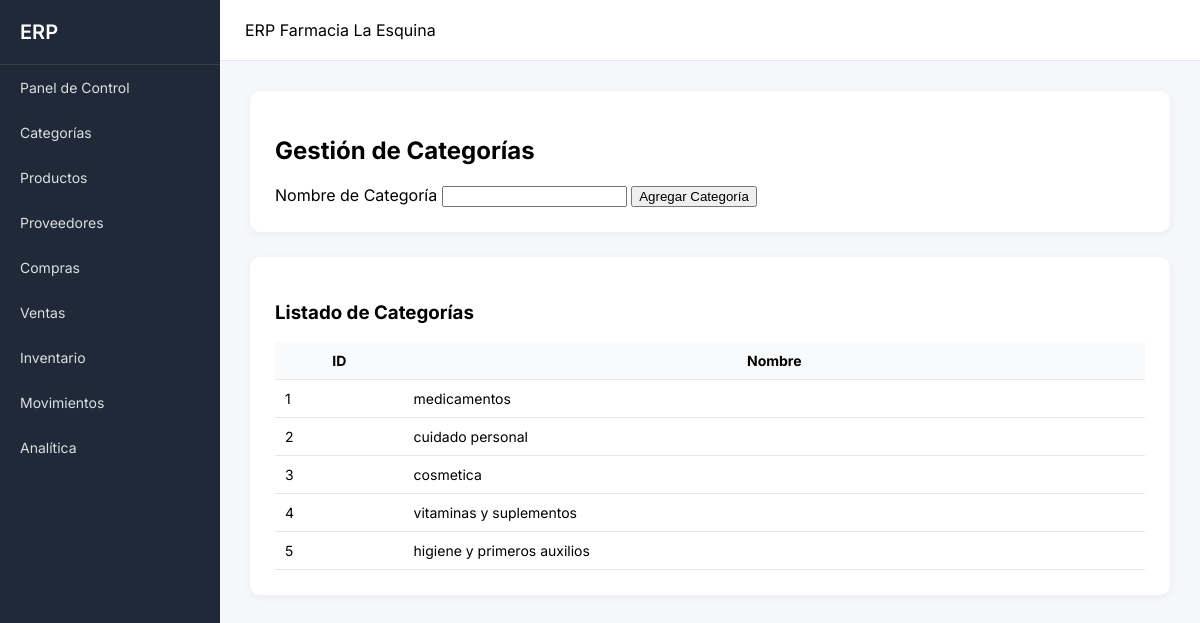
Screenshot of /categorias with the database file from the repository.
### tables this page shows
CREATE TABLE categoria (
        id INTEGER PRIMARY KEY AUTOINCREMENT,
        nombre TEXT
    );

### app.py (the view)
@app.route("/categorias", methods=["GET", "POST"])
def categorias():
    conn = get_db()
    cur = conn.cursor()
    if request.method == "POST":
        nombre = request.form["nombre"].strip().lower()
        if nombre != "":
            cur.execute("INSERT INTO categoria (nombre) VALUES (?)", (nombre,))
            conn.commit()
        return redirect("/categorias")
    categorias = cur.execute("SELECT * FROM categoria").fetchall()
    conn.close()
    return render_template("categorias.html", categorias=categorias)

### app.py (called while the page is built)
def get_db():
    conn = sqlite3.connect("database.db")
    conn.row_factory = sqlite3.Row
    return conn

@app.context_processor
def inject_fmt():
    return dict(fmt=fmt)

### templates/categorias.html
{% extends "base.html" %}
{% block content %}
<div class="card">
    <h2>Gestión de Categorías</h2>
    <form method="POST">
        <label>Nombre de Categoría</label>
        <input type="text" name="nombre" required>
        <button type="submit">Agregar Categoría</button>
    </form>
</div>
<div class="card">
    <h3>Listado de Categorías</h3>
    <table>
        <thead>
            <tr>
                <th class="num">ID</th>
                <th>Nombre</th>
            </tr>
        </thead>
        <tbody>
            {% for c in categorias %}
            <tr>
                <td class="num">{{ c["id"] }}</td>
                <td>{{ c["nombre"] }}</td>
            </tr>
            {% endfor %}
        </tbody>
    </table>
</div>
{% endblock %}

### static/style.css (style rules this page uses)
body { margin:0; font-family:'Inter',sans-serif; background:#f5f7fa; }
.card { background:white; padding:25px; border-radius:10px; margin-bottom:25px; box-shadow:0 2px 8px rgba(0,0,0,0.05); }
table { width:100%; border-collapse:collapse; }
th,td { padding:10px; border-bottom:1px solid #e5e7eb; font-size:14px; }
th { background:#f9fafb; }

### rows the page displays
categoria: id "1", nombre "medicamentos"
categoria: id "2", nombre "cuidado personal"
categoria: id "3", nombre "cosmetica"
categoria: id "4", nombre "vitaminas y suplementos"
categoria: id "5", nombre "higiene y primeros auxilios"
